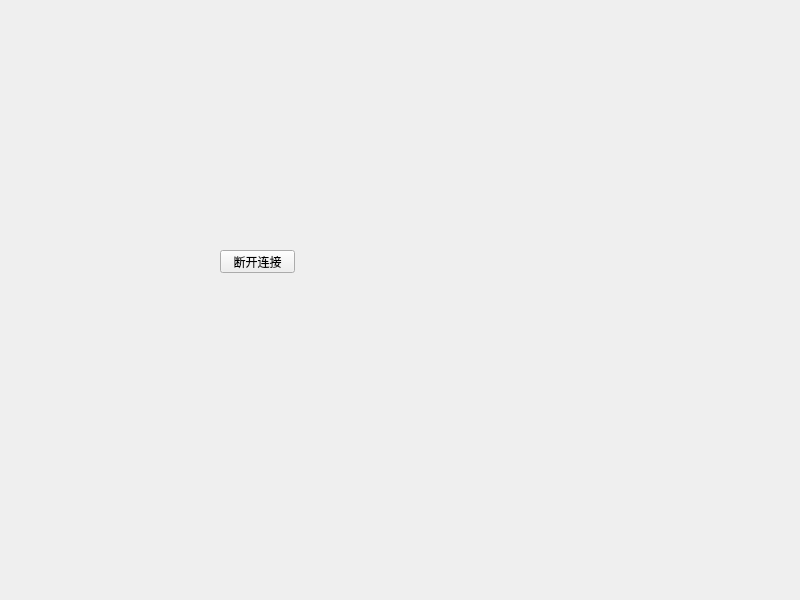
<?xml version="1.0" encoding="UTF-8"?>
<ui version="4.0">
 <class>ClientForm</class>
 <widget class="QWidget" name="ClientForm">
  <property name="geometry">
   <rect>
    <x>0</x>
    <y>0</y>
    <width>800</width>
    <height>600</height>
   </rect>
  </property>
  <property name="windowTitle">
   <string>ClientForm</string>
  </property>
  <widget class="QPushButton" name="pushButton">
   <property name="geometry">
    <rect>
     <x>220</x>
     <y>250</y>
     <width>75</width>
     <height>23</height>
    </rect>
   </property>
   <property name="text">
    <string>断开连接</string>
   </property>
  </widget>
 </widget>
 <resources/>
 <connections/>
</ui>
